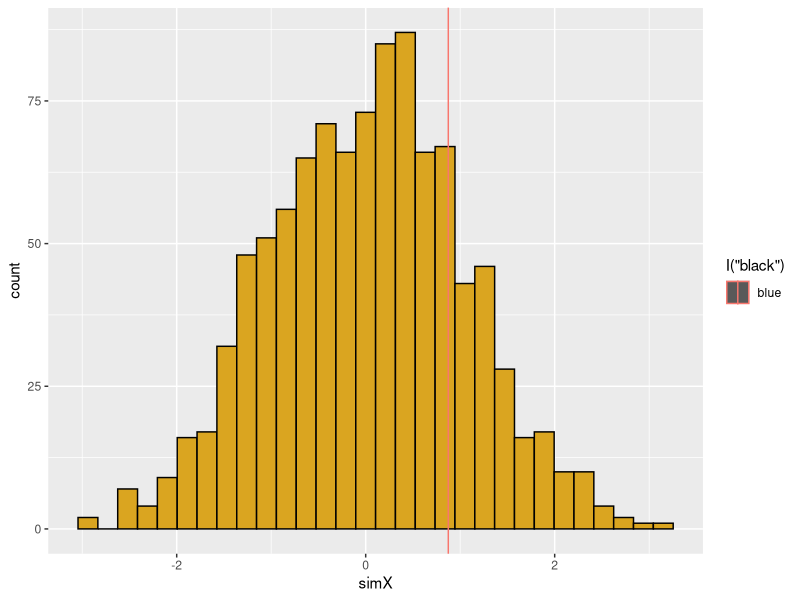
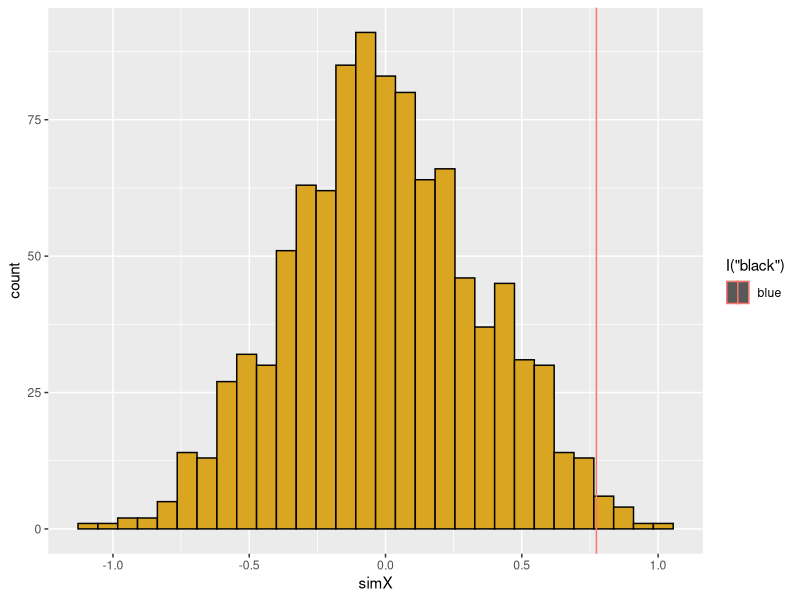

These charts were generated, in order, by the following R code:
## ---- chunk 1
knitr::opts_chunk$set(echo = TRUE)
## ---- chunk 2
# ----------------------------------------
# FUNCTION zero_count
# description: calculates the number of zeroes in a numeric vector
# inputs: a vector of numerics
# outputs: the number of zeroes in the vector
###########################################
zero_count <- function(x=my_vec) {
  counter <- 0
  for (i in seq_along(my_vec)) {
    if(my_vec[i]==0) {
      counter <- counter + 1
    }
  }
 return(counter)
  } # end of zero_count
#-------------------------------------------
my_vec <- c(rep(0,10),4,6,3,8,8,2)
zero_count(my_vec)
## ---- chunk 3
subset_vec <- c(rep(0,10),6,3,8,8,2)
subset_counter <- length(subset_vec[subset_vec==0])
subset_counter

## ---- chunk 4
# ----------------------------------------
# FUNCTION set_matrix
# description: creates a matrix where each value is the product of the row number and column number
# inputs: integer for the rows, integer for the columns
# outputs: matrix with dimensions where each element is the product of the row and column integer numbers
###########################################
set_matrix <- function(r=5,c=5) {
  my_matrix <- matrix(NA,nrow=r,ncol=c)
  for (i in 1:nrow(my_matrix)) {
    for (j in 1:ncol(my_matrix)) {
      my_matrix[i,j] <- i*j
    }
  }
  return(my_matrix)
  }# end of set_matrix
#-------------------------------------------

set_matrix()


## ---- chunk 5
# Preliminaries------------------------------
library(ggplot2)
library(TeachingDemos)
library(tidyverse)

set.seed(100)

# create treatment groups
trt_group <- c(rep("BoatAbsent",4),rep("BoatPresent",5))
print(trt_group)

# create response variable
z <- c(runif(4) + 1, runif(5) + 10)
print(z)

# combine into data frame
df <- data.frame(trt=trt_group,res=z)
print(df)

# look at means in observed data
obs <- tapply(df$res,df$trt,mean)
print(obs)

# create a simulated data set

# set up a new data frame
df_sim <- df

# randomize assignment of response to treatment groups
df_sim$res <- sample(df_sim$res)
print(df_sim)

#look at means in simulated data
sim <- tapply(df_sim$res,df$trt,mean)
print(sim)

# Build Functions ------------------------------

####### ###########################################
# function: readData
# read in (or generate) data set for analysis
# input: file name (or nothing, for this demo)
# output: 3 column data frame of observed data (ID,x,y)
#------------------------------------------------- 
readData <- function(z=NULL) {
                if(is.null(z)){
                  boatPres <- 1:20
                  freqMod <- boatPres + 10*rnorm(20)
                  dF <- data.frame(ID=seq_along(boatPres), 
                                   boatPres, 
                                   freqMod)} # set up data frame                 
#  dF <-read.table(file=z,row.names=1,header=TRUE,sep=",",stringsAsFactors=FALSE)
# print(qplot(x=xObs,y=yObs)) # peek at input data
return(dF)
}# end of readData
# --------------------------------------------------

readData()

# Calculate Metric ------------------------------

##################################################
# function: getMetric
# calculate metric for randomization test
# input: 2-column data frame for regression
# output: regression slope
#------------------------------------------------- 
getMetric <- function(z=NULL) {
                if(is.null(z)){
                  boatPres <- 1:20
                  freqMod <-  boatPres + 10*rnorm(20)
                  z <- data.frame(ID=seq_along(boatPres), 
                                  boatPres, 
                                  freqMod)} # set up data frame                 

. <- lm(z[,3]~z[,2])
. <- summary(.)
. <- .$coefficients[2,1]

slope <- .

return(slope)

} # end of getMetric
#--------------------------------------------
getMetric()
# Create Randomization ------------------------------

##################################################
# function: shuffleData
# randomize data for regression analysis
# input: 3-column data frame (ID,xVar,yVar)
# output: 3-column data frame (ID,xVar,yVar)
#------------------------------------------------- 
shuffleData <- function(z=NULL) {
                if(is.null(z)){
                  boatPres <- 1:20
                  freqMod <- boatPres + 3*rnorm(20)
                  z <- data.frame(ID=seq_along(boatPres), 
                                  boatPres,
                                  freqMod)} 
  z[,3] <- sample(z[,3]) 

return(z)
} # end of shuffleData 
#-------------------------------------------
shuffleData()

# Calculate p value ------------------------------

##################################################
# function: getPVal
# calculate p value from simulation
# input: list of observed metric, and vector of simulated metrics
# output: lower, upper tail probability values
#------------------------------------------------- 
getPVal <- function(z=NULL) {
                    if(is.null(z)){
                      z <- list(boatPres=runif(1), 
                                xSim=runif(1000))}
                      pLower <- mean(z[[2]]<=z[[1]])
                      pUpper <- mean(z[[2]]>=z[[1]])
return(c(pL=pLower,pU=pUpper))
                    } # end of getPVal
#------------------------------------------------
getPVal()
# Create Histogram ------------------------------

##################################################
# function: plotRanTest
# create ggplot of histogram of simulated values
# input: list of observed metric and vector of simulated metrics
# output: saved ggplot graph
#------------------------------------------------- 
plotRanTest <- function(z=NULL) {
                if(is.null(z)){
                  z <- list(rnorm(1),rnorm(1000)) }
dF <- data.frame(ID=seq_along(z[[2]]),simX=z[[2]])
p1 <- ggplot(data=dF,mapping=aes(x=simX))
p1 + geom_histogram(mapping=aes(fill=I("goldenrod"),color=I("black"))) +
geom_vline(aes(xintercept=z[[1]],col="blue")) 

} # end of plotRanTest
#---------------------------------------------
plotRanTest()

# Functions Work------------------------------

n_sim <- 1000 # number of simulated data sets
x_sim <- rep(NA,n_sim) # set up empty vector for simulated slopes
df <- readData() # get fake data
x_obs <- getMetric(df) # get slope of observed data

for (i in seq_len(n_sim)) {
  x_sim[i] <- getMetric(shuffleData(df))
}

slopes <- list(x_obs,x_sim)
getPVal(slopes)
plotRanTest(slopes)


## ---- chunk 6
# Fake Data Set

boatPres <- 1:20
freqMod <- boatPres + 10*rnorm(20)
z <- data.frame(ID=seq_along(boatPres),
                boatPres,
                freqMod)

# Regression analysis 
reg_model <- lm(freqMod~boatPres, data=z) 

# summary 
summary(reg_model)

z <- unlist(summary(reg_model))

reg_stats <- list(intercept=z$coefficients1,
                  slope=z$coefficients2,
                  intercept_p=z$coefficients7,
                  slope_p=z$coefficients8, 
                  r2=z$r.squared)
print(reg_stats)
